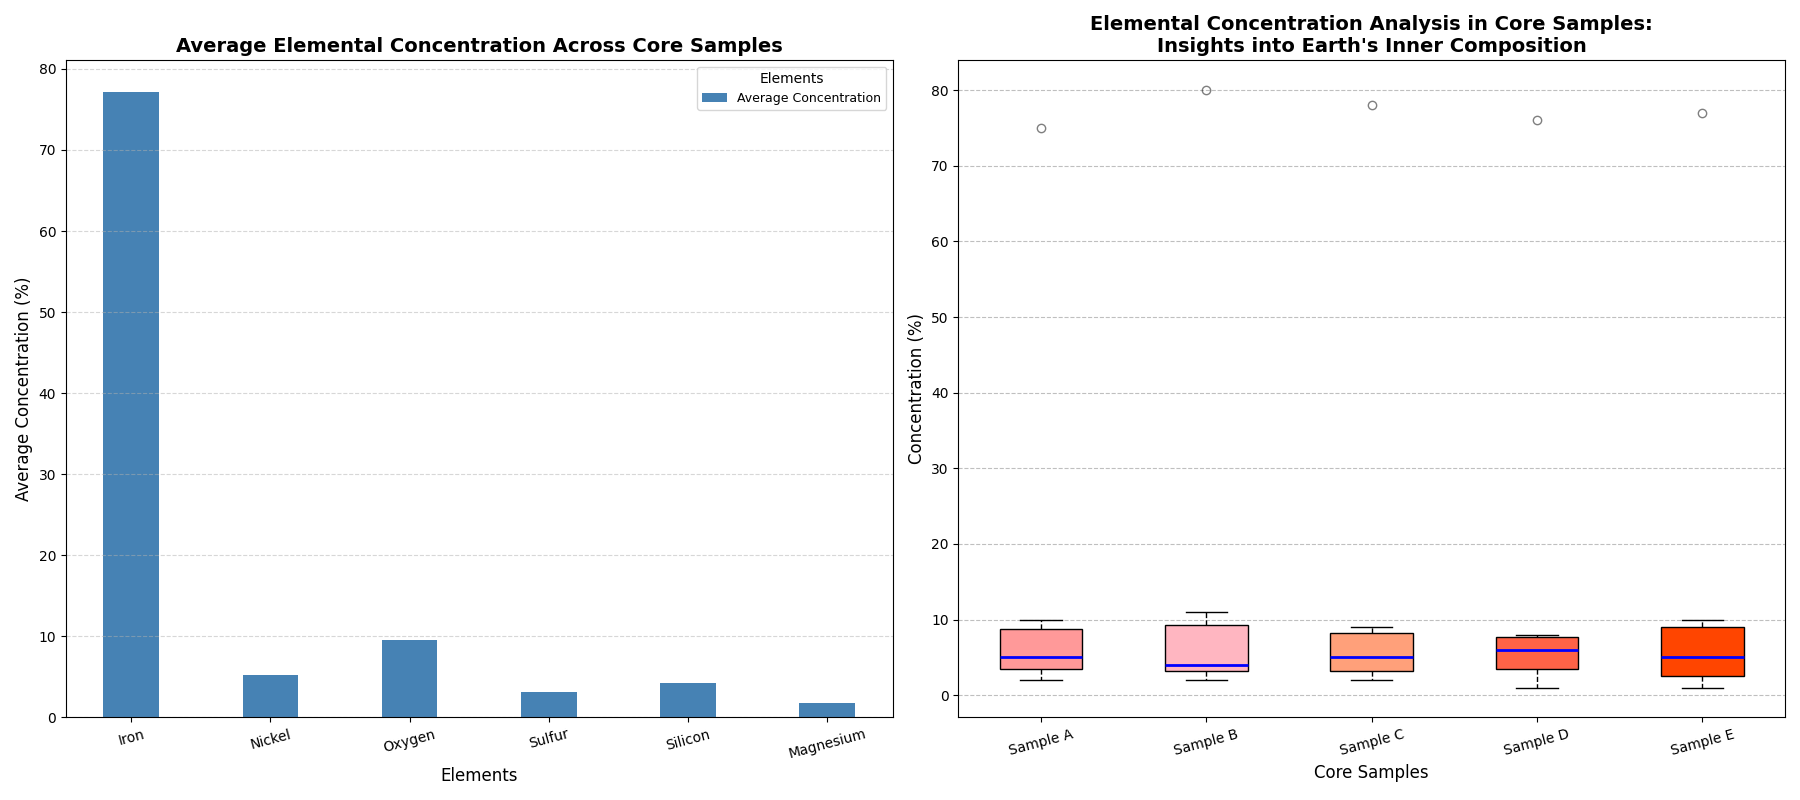

Write Python code to recreate this figure.
import matplotlib.pyplot as plt
import numpy as np

elements = ['Iron', 'Nickel', 'Oxygen', 'Sulfur', 'Silicon', 'Magnesium']
core_sample_A = [75, 5, 10, 3, 5, 2]
core_sample_B = [80, 4, 11, 2, 4, 3]
core_sample_C = [78, 6, 9, 4, 3, 2]
core_sample_D = [76, 5, 8, 3, 7, 1]
core_sample_E = [77, 6, 10, 4, 2, 1]

data = [core_sample_A, core_sample_B, core_sample_C, core_sample_D, core_sample_E]
average_concentration = np.mean(data, axis=0)

# Set up the figure and subplots
fig, (ax1, ax2) = plt.subplots(1, 2, figsize=(18, 8))

# Bar Plot on the left
x = np.arange(len(elements))
width = 0.4
ax1.bar(x, average_concentration, width, label='Average Concentration', color='#4682B4')
ax1.set_title("Average Elemental Concentration Across Core Samples", fontsize=14, fontweight='bold')
ax1.set_ylabel("Average Concentration (%)", fontsize=12)
ax1.set_xlabel("Elements", fontsize=12)
ax1.set_xticks(x)
ax1.set_xticklabels(elements, fontsize=10, rotation=15)
ax1.legend(title="Elements", fontsize=9, title_fontsize=10)
ax1.grid(axis='y', linestyle='--', alpha=0.5)

# Box Plot on the right
bp = ax2.boxplot(data, patch_artist=True, notch=False, widths=0.5,
                 boxprops=dict(facecolor='#ffcccb', color='black'),
                 whiskerprops=dict(color='black', linestyle='--'),
                 capprops=dict(color='black'),
                 medianprops=dict(color='blue', linewidth=2),
                 flierprops=dict(marker='o', color='black', alpha=0.5))

colors = ['#FF9999', '#FFB6C1', '#FFA07A', '#FF6347', '#FF4500']
for patch, color in zip(bp['boxes'], colors):
    patch.set(facecolor=color)

ax2.set_title("Elemental Concentration Analysis in Core Samples:\nInsights into Earth's Inner Composition",
              fontsize=14, fontweight='bold')
ax2.set_ylabel("Concentration (%)", fontsize=12)
ax2.set_xlabel("Core Samples", fontsize=12)
ax2.set_xticklabels(["Sample A", "Sample B", "Sample C", "Sample D", "Sample E"],
                    fontsize=10, rotation=15)
ax2.yaxis.grid(True, linestyle='--', which='major', color='grey', alpha=0.5)

plt.tight_layout()
plt.show()
